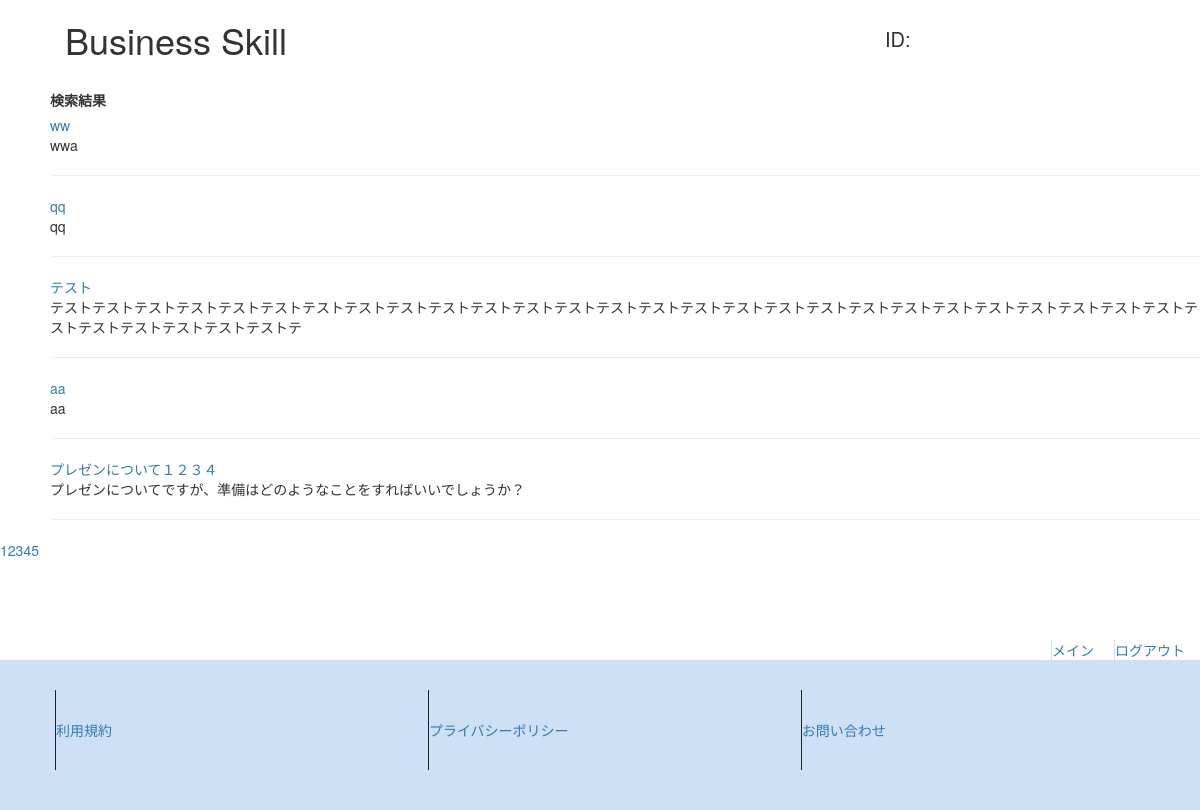
Page /list.php on the committed database.
### tables this page shows
CREATE TABLE IF NOT EXISTS `question` (
  `id` int(255) NOT NULL,
  `title` varchar(255) NOT NULL,
  `question` text NOT NULL,
  `date` datetime NOT NULL,
  `user_id` varchar(255) NOT NULL
);

### require/session.php (called while the page is built, shortened)
<?php
    $id = $_SESSION["id"];
?>

### list.php (the view, shortened to what this page needs)
<?php
    require('require/session.php');
    $key = htmlspecialchars($_GET["key"]);
    $num = 5;
    $count = 0;
    $i = 0;
    $page_num = "";
    $view = array();
    $pdo = new PDO('mysql:dbname=bs;host=localhost', 'root', '');
    $stmt = $pdo->prepare("SELECT * FROM question WHERE title LIKE '%$key%' OR question LIKE '%$key%' ORDER BY id DESC");
    $flag = $stmt->execute();
    if($flag==false){
        $view = "SQLエラー";
    }else{
        while( $result = $stmt->fetch(PDO::FETCH_ASSOC)){
            if($i == 0){
                $view[$count] = "";
            }
            $view[$count] .= '<a href="question_reading.php?question_id='.$result['id'].'&id='.$id.'"method="get" action="question_reading.php">'.$result['title'].'</a><br>'.mb_substr($result['question'],0,100,'UTF-8').'<br><hr>';
            $i++;
            if($i >= $num){
                $count++;
                $i = 0;
            }
        }
        if($i > 0 && $i < 5){
            $count++;
        }
        $page = 0;
        $view_num = $view[$page];
        for($i=1; $i <= $count; $i++){
            $page_num .=  '<a href="list.php?page='.$i.'&key='.$key.'">'.$i.'</a>';
        }
    }
?>
<?php require('require/header.php'); ?>
<div class="margin_left50">
    <label class="margin_top20">検索結果</label>
    <br>
    <?=$view_num?>
</div>
<div class ='page_num'>
    <?=$page_num?>
</div>
<?php require('require/footer.php'); ?>

### css/style.css (style rules this page uses)
body { max-width: 1280px; width: auto; }
.margin_left50 { margin-left: 50px; }
.margin_top20 { margin-top: 20px; }

### rows in the picture
question: title "ww", question "wwa"
question: title "qq", question "qq"
question: title "テスト", question "テストテストテストテストテストテストテストテストテストテストテストテストテストテストテストテストテストテストテストテストテストテストテストテストテストテストテストテストテストテストテストテストテストテ"
question: title "aa", question "aa"
question: title "プレゼンについて１２３４", question "プレゼンについてですが、準備はどのようなことをすればいいでしょうか？"
